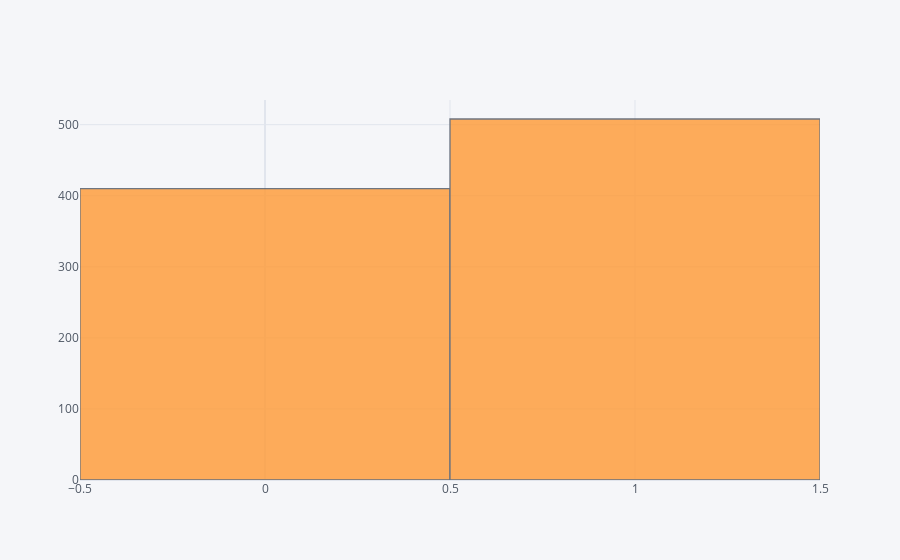

The notebook cell this image was saved under:
### Code cell
%matplotlib inline
df['HeartDisease'].iplot(kind='hist')

### Figure 1 — Plotly figure (JSON) as saved in the notebook; plotly's stock layout.template omitted (floating-point values rounded to 4 significant figures; data arrays with more than 128 entries replaced by an {"elided": "..."} marker saying what was removed)
{"data": [{"histfunc": "count", "histnorm": "", "marker": {"color": "rgba(255, 153, 51, 1.0)", "line": {"color": "#4D5663", "width": 1.3}}, "name": "HeartDisease", "opacity": 0.8, "orientation": "v", "type": "histogram", "x": {"elided": "918 int values"}}], "layout": {"autosize": true, "barmode": "overlay", "legend": {"bgcolor": "#F5F6F9", "font": {"color": "#4D5663"}}, "paper_bgcolor": "#F5F6F9", "plot_bgcolor": "#F5F6F9", "title": {"font": {"color": "#4D5663"}}, "xaxis": {"autorange": true, "gridcolor": "#E1E5ED", "range": [-0.5, 1.5], "showgrid": true, "tickfont": {"color": "#4D5663"}, "title": {"font": {"color": "#4D5663"}, "text": ""}, "type": "linear", "zerolinecolor": "#E1E5ED"}, "yaxis": {"autorange": true, "gridcolor": "#E1E5ED", "range": [0, 534.7], "showgrid": true, "tickfont": {"color": "#4D5663"}, "title": {"font": {"color": "#4D5663"}, "text": ""}, "zerolinecolor": "#E1E5ED"}}}
